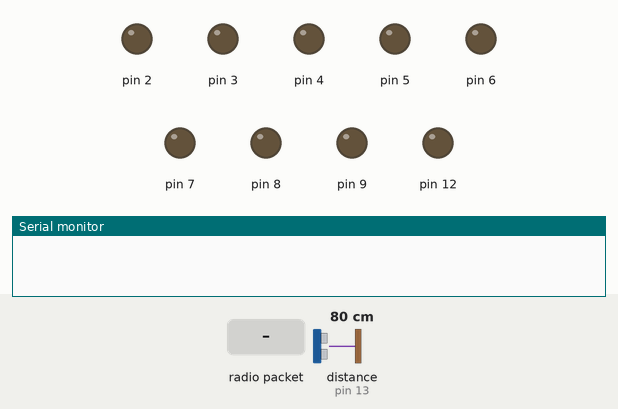
Recording of a sketch running on a simulated Arduino Uno, built with avr-gcc and run on an emulated ATmega328P. On the bench: output pins drawn as LEDs (lit = HIGH), the last lines printed to the serial monitor. The test bench sets the inputs (shaded band); at power-on: distance to the obstacle (sensor on pin 13) 80 cm. The echo pulse lasts 58.3 µs per cm; no radio packets arrive unless stated.

Above: at 1.2 s.
1.3 s: radio packet "1" arrives
At 2.6 s:
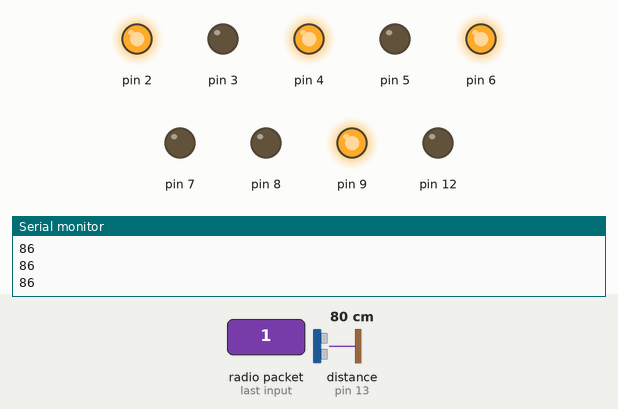
2.9 s: distance to the obstacle (sensor on pin 13) set to 8 cm
4.4 s: distance to the obstacle (sensor on pin 13) set to 5 cm
At 5.6 s:
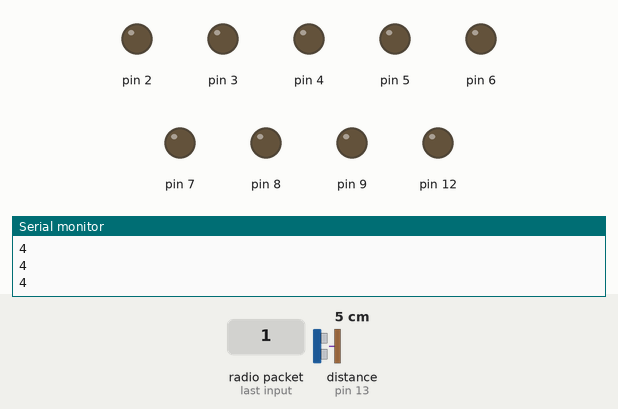
6.0 s: distance to the obstacle (sensor on pin 13) set to 9 cm
At 6.9 s:
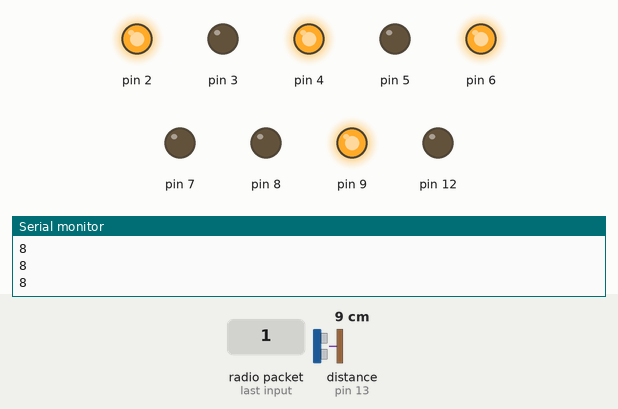
7.6 s: distance to the obstacle (sensor on pin 13) set to 2 cm
At 9.1 s:
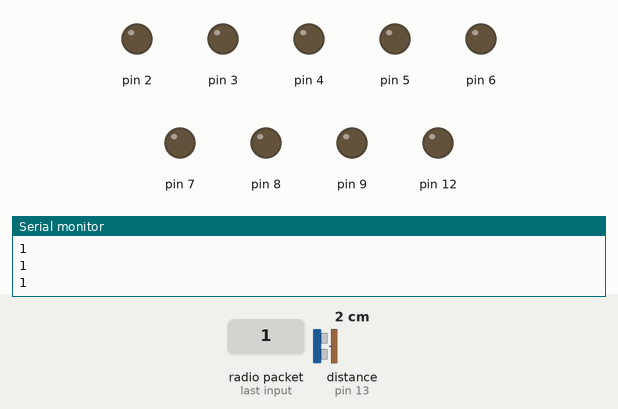
Timing chart, 0 to 10.2 s (numbered marks = the images above; inputs shaded):
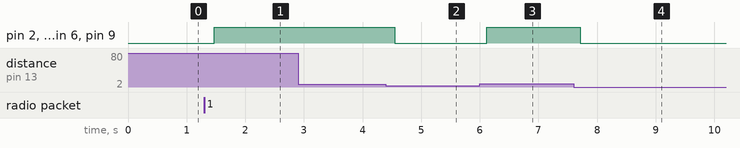

The sketch:

CAR.ino
```cpp
#include <RH_ASK.h>
#include <SPI.h> // Not actualy used but needed to compile

RH_ASK driver(2000, 10, 12, 8, false); // Default speed is 2000bps; RX pin = 11; TX pin = 12; Ptt pin =  10; PTT inverted = false

int _ABVAR_4_avgultra;
int _ABVAR_2_counter;
bool move_bool = false;
int ardublockUltrasonicSensorCodeAutoGeneratedReturnCM(int trigPin, int echoPin)
{
  int duration;
  pinMode(trigPin, OUTPUT);
  pinMode(echoPin, INPUT);
  digitalWrite(trigPin, LOW);
  delayMicroseconds(2);
  digitalWrite(trigPin, HIGH);
  delayMicroseconds(20);
  digitalWrite(trigPin, LOW);
  duration = pulseIn(echoPin, HIGH);
  duration = duration / 59;
  return duration;
}

int _ABVAR_1_ultrasonic;
int _ABVAR_3_sumularta;

void setup()
{
_ABVAR_4_avgultra = 0;
pinMode( 7 , OUTPUT);
Serial.begin(9600);
_ABVAR_2_counter = 0;
pinMode( 8 , OUTPUT);
pinMode( 2 , OUTPUT);
pinMode( 6 , OUTPUT);
pinMode( 4 , OUTPUT);
_ABVAR_3_sumularta = 0;
_ABVAR_1_ultrasonic = 0;
digitalWrite( 12 , LOW );

pinMode( 9 , OUTPUT);
pinMode( 5 , OUTPUT);
pinMode( 3 , OUTPUT);
if (!driver.init())
     Serial.println("init failed");

}

void loop()
{
uint8_t buf[8];
uint8_t buflen = sizeof(buf);
if (driver.recv(buf, &buflen) || move_bool) // Non-blocking
{
  if (!move_bool) {
    // Message with a good checksum received, dump it.
    Serial.print("Hydrogen full, moving car!");
  }
  move_bool = true;
//  Serial.println((char*)buf);
  _ABVAR_1_ultrasonic = ardublockUltrasonicSensorCodeAutoGeneratedReturnCM( 12 , 13 ) ;
  delay( 10 );
  if (( ( _ABVAR_1_ultrasonic ) > ( 0 ) ))
  {
  _ABVAR_2_counter = ( _ABVAR_2_counter + 1 ) ;
  _ABVAR_3_sumularta = ( _ABVAR_3_sumularta + _ABVAR_1_ultrasonic ) ;
  if (( ( _ABVAR_2_counter ) > ( 10 ) ))
  {
  _ABVAR_4_avgultra = ( _ABVAR_3_sumularta / 10 ) ;
  Serial.print( _ABVAR_4_avgultra );
  Serial.println("");
  _ABVAR_2_counter = 0 ;
  _ABVAR_3_sumularta = 0 ;
  }
  }
  if (( ( _ABVAR_4_avgultra ) > ( 5 ) ))
  {
  digitalWrite( 8 , LOW );
  digitalWrite( 9 , HIGH );
  digitalWrite( 7 , LOW );
  digitalWrite( 6 , HIGH );
  digitalWrite( 5 , LOW );
  digitalWrite( 4 , HIGH );
  digitalWrite( 3 , LOW );
  digitalWrite( 2 , HIGH );
  }
  else
  {
  digitalWrite( 8 , LOW );
  digitalWrite( 9 , LOW );
  digitalWrite( 7 , LOW );
  digitalWrite( 6 , LOW );
  digitalWrite( 5 , LOW );
  digitalWrite( 4 , LOW );
  digitalWrite( 2 , LOW );
  digitalWrite( 3 , LOW );
  }
}

}
```

Measured:
- the behaviour switches between 7 and 6 cm on distance to the obstacle (sensor on pin 13) (found by bisection; images 1 and 2)
- after the input at 1.3 s, pin 2, pin 4, pin 6, pin 9: LOW → HIGH after 0.17 s
- after the input at 4.4 s, pin 2, pin 4, pin 6, pin 9: HIGH → LOW after 0.15 s
- after the input at 6.0 s, pin 2, pin 4, pin 6, pin 9: LOW → HIGH after 0.12 s
- after the input at 7.6 s, pin 2, pin 4, pin 6, pin 9: HIGH → LOW after 0.12 s
